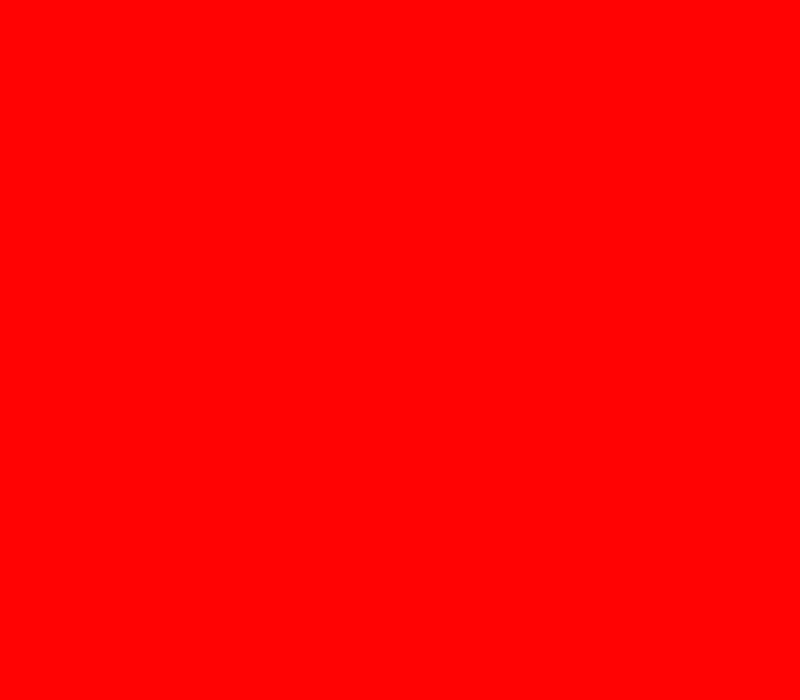
Frame 1 (no input)
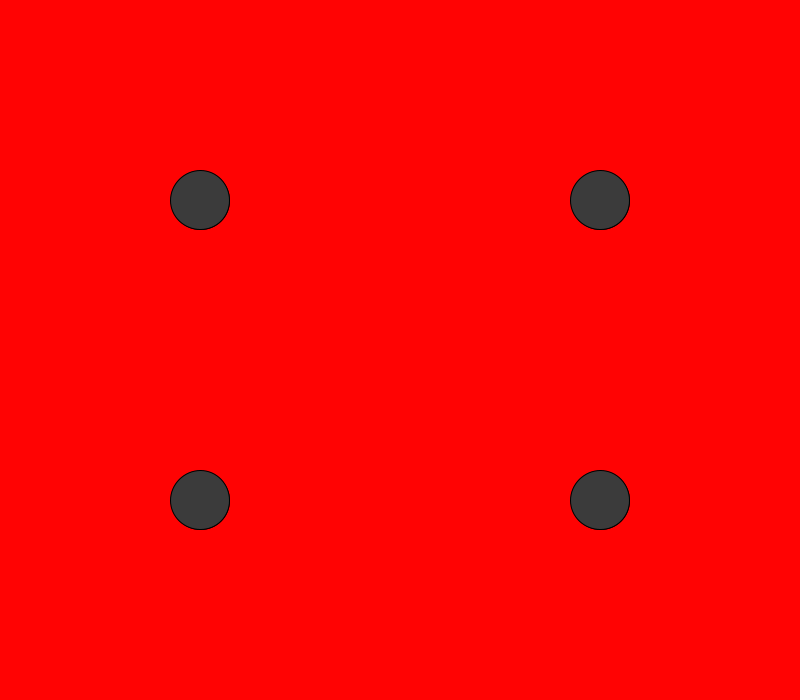
Frame 60 (the mouse pressed at the canvas centre just before this capture)
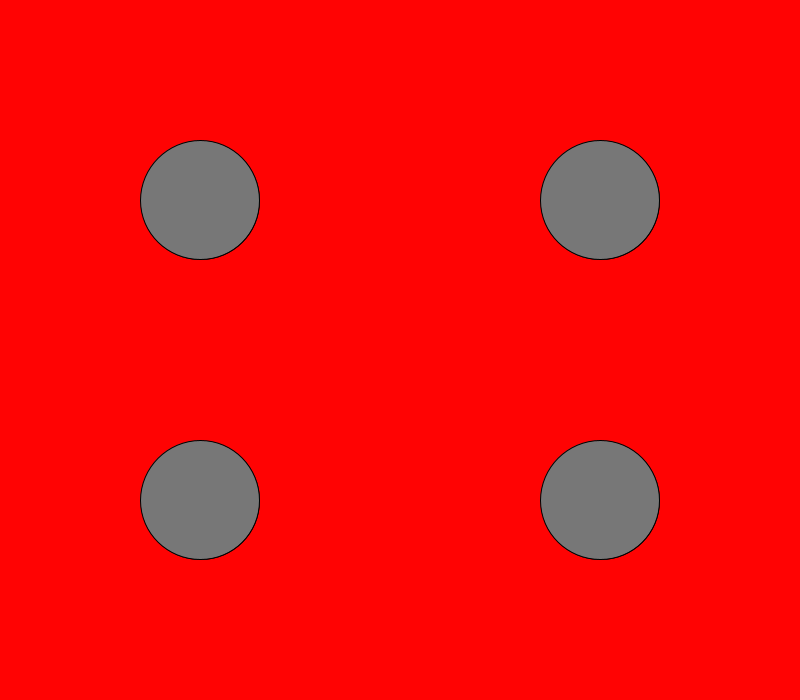
Frame 120 (the mouse held since frame 60 and released just before this capture)

The Processing sketch that drew these frames (run headless with seeded random() and noise(); from frame 60 on, the mouse is pressed at the canvas centre):

// Processing sketch: processing_181627
// ── processing_181627.pde

int i=0;
int x =200;
int y =200;
int a =600;
int b =500;
void setup(){
  size(800, 700);
background(#FF0303);

}

void draw(){
  fill(i);
  ellipse( x, y, i, i);
   ellipse(a,b,i,i);
   ellipse(x,b,i,i);
   ellipse(a,y,i,i);
 i=i+1; 
 
 if (i>600){
   noLoop();


 }}
